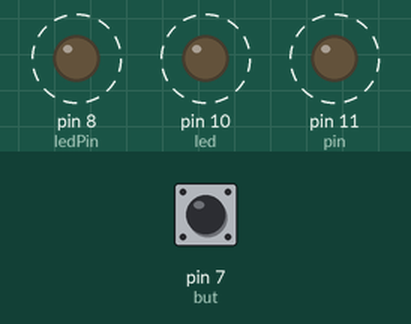
Recording of a sketch running on a simulated Arduino Uno, built with avr-gcc and run on an emulated ATmega328P. Parts: output pins drawn as LEDs (lit = HIGH). Dashed ring = blinking. The test bench sets the inputs (shaded band); at power-on: pin 7 (but) LOW.

Above: at 2.65 s.
2.7 s: pin 7 (but) pulled HIGH for 1.1 s
At 7.6 s:
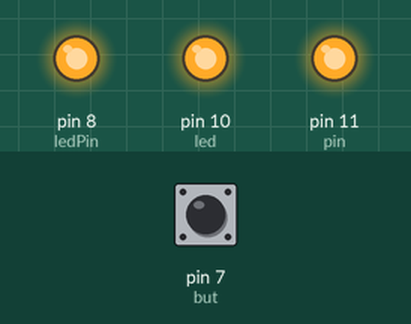
7.7 s: pin 7 (but) pulled HIGH for 3.2 s
At 10.9 s:
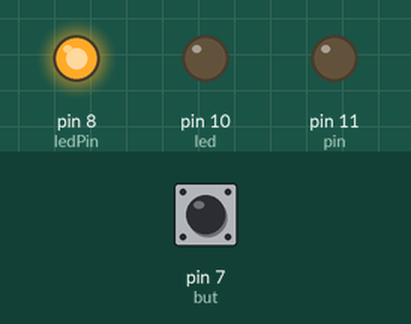
Timing chart, 0 to 18.4 s (numbered marks = the images above; inputs shaded):
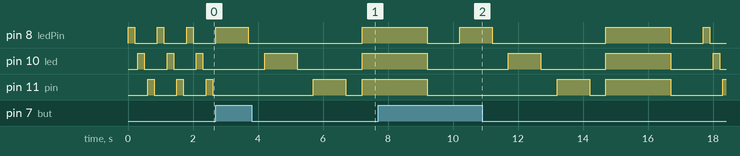

The sketch:

led_fan_with_button.ino
```cpp
int ledPin = 8;
int led = 10;
int pin = 11;
int but = 7;

void setup()
{
  pinMode(ledPin, OUTPUT);
  pinMode(led, OUTPUT);
  pinMode(pin, OUTPUT);
  pinMode(but, INPUT);
}

void loop()
{
  if (digitalRead(but)==HIGH)
  {
  digitalWrite(ledPin, HIGH);
  delay(1000);
  digitalWrite(ledPin, LOW);
  delay(500);
  digitalWrite(led,HIGH);
  delay(1000);
  digitalWrite(led, LOW);
  delay(500);
  digitalWrite(11,HIGH);
  delay(1000);
  digitalWrite(11, LOW);
  delay(500);
  digitalWrite(8,HIGH);
  digitalWrite(10,HIGH);
  digitalWrite(11,HIGH);
  delay(2000);
  digitalWrite(8,LOW);
  digitalWrite(10,LOW);
  digitalWrite(11,LOW);
  delay(1000);
  }
  else
  {
  digitalWrite(ledPin, HIGH);
  delay(200);
  digitalWrite(ledPin, LOW);
  delay(100);
  digitalWrite(led,HIGH);
  delay(200);
  digitalWrite(led, LOW);
  delay(100);
  digitalWrite(11,HIGH);
  delay(200);
  digitalWrite(11, LOW);
  delay(100);
  }
}
```
